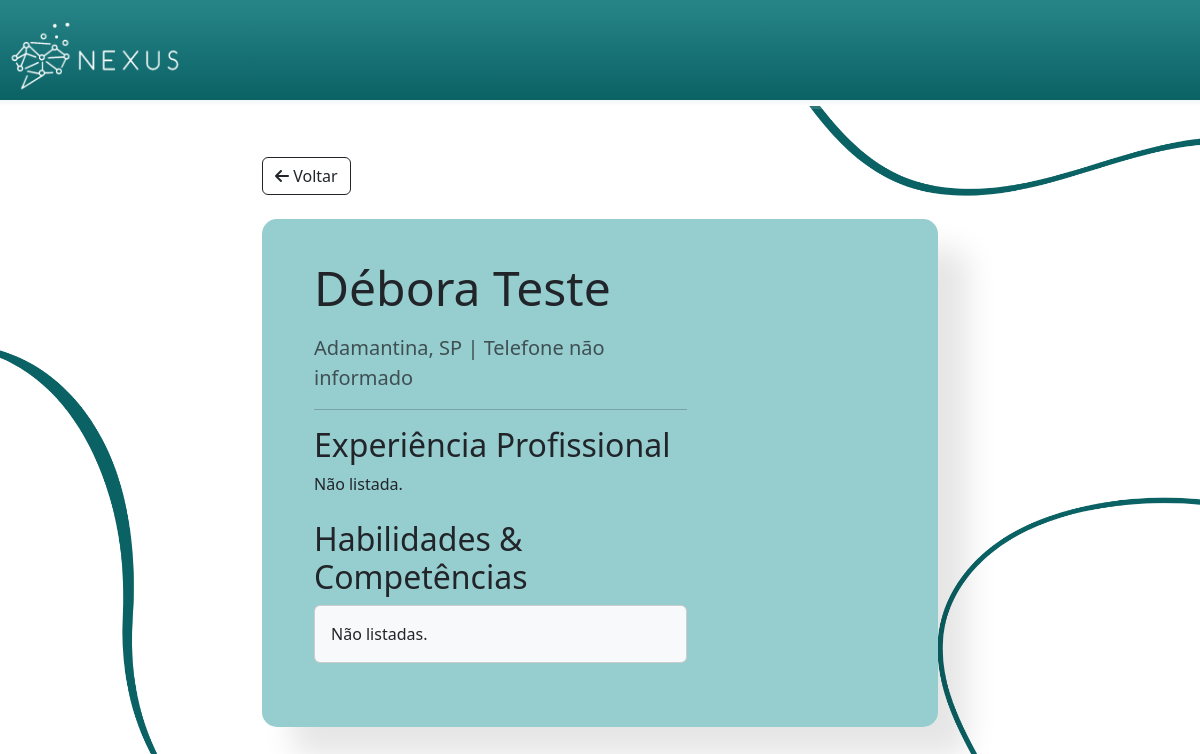
Page /detalhe/profissional/2 (signed in) on the committed database.
### models.py (models this page shows)
class Profissional(db.Model):
    __tablename__ = 'profissionais'
    id = db.Column(db.Integer, primary_key=True)
    usuario_id = db.Column(db.Integer, db.ForeignKey('usuarios.id'), unique=True, nullable=False)
    nome_profissional = db.Column(db.String(150), nullable=False)
    endereco = db.Column(db.String(200))
    cidade = db.Column(db.String(100))
    estado = db.Column(db.String(100))
    cep = db.Column(db.String(15))
    telefone = db.Column(db.String(50))
    experiencia = db.Column(db.Text)
    habilidades = db.Column(db.Text)
    usuario = db.relationship('Usuario', backref=db.backref('profissional', uselist=False))

### app.py (the view, shortened to what this page needs)
@app.route('/detalhe/<string:tipo>/<int:id>')
def detalhe(tipo, id):
    if 'usuario_id' not in session:
        return redirect(url_for('mostrar_login'))
    item = None
    template_name = ''
    if tipo == 'vaga':
        item = Vaga.query.get_or_404(id)
        template_name = 'DetalheVaga.html'
    elif tipo == 'profissional':
        item = Profissional.query.get_or_404(id)
        template_name = 'DetalheProfissional.html'
    else:
        return redirect(url_for('index'))
    ja_candidatou = False
    sucesso = request.args.get('sucesso')
    erro = request.args.get('erro')
    return render_template(
        template_name,
        item=item,
        tipo_conta=session.get('tipo_conta'),
        ja_candidatou=ja_candidatou,
        sucesso=sucesso,
        erro=erro
    )

### app.py (called while the page is built)
@app.after_request
def add_security_headers(response):
    return response

### templates/DetalheProfissional.html (shortened to what this page needs)
<html>
<head>
    <link rel="stylesheet" href="https://cdnjs.cloudflare.com/ajax/libs/font-awesome/6.5.1/css/all.min.css"
 />
    <link href="{{ url_for('static', filename='Estilo.css') }}" rel="stylesheet">
    <link href="https://cdn.jsdelivr.net/npm/bootstrap@5.3.3/dist/css/bootstrap.min.css" rel="stylesheet">
</head>
<body id="corpoInicio2">
    <header id="cabecalhoIndex">
        <a href="{{ url_for('index') }}">
            <img id="logoheader" src="{{ url_for('static', filename='images/logo-branco.png') }}" alt="Logo Nexus">
        </a>
    </header>
    <div id="degradeCabecalhoIndex2"></div>
    <main class="container my-5"  style="max-width: 700px;">
        <a href="javascript:history.back()" class="btn btn-outline-dark mb-4">
            <i class="fa-solid fa-arrow-left"></i> Voltar
        </a>
        <div class="row"id="mainProfissional">
            <div class="col-lg-8" id="classItens">
                <h1 class="display-5 mb-3">{{ item.nome_profissional }}</h1>
                <p class="lead text-muted">{{ item.cidade }}, {{ item.estado }} | {{ item.telefone or 'Telefone não informado' }}</p>
                <hr>
                <h2>Experiência Profissional</h2>
                <p class="mb-4">{{ item.experiencia or 'Não listada.' }}</p>
                <h2>Habilidades & Competências</h2>
                <div class="card p-3 mb-4 bg-light">
                    <p class="mb-0">{{ item.habilidades or 'Não listadas.' }}</p>
                </div>
            </div>
        </div>
    </main>
</body>
</html>

### static/Estilo.css (style rules this page uses)
#corpoInicio2 { background-color: white; background-image: url(../static/images/ELEMENTO2.png); background-size: 100%; background-repeat: no-repeat; background-position: center; }
#logoheader { width: auto; height: auto; max-height: 100px; margin: 0; }
#cabecalhoIndex { background-color: #268a8d; color: white; font-family: Cambria, Cochin, Georgia, Times, 'Times New Roman', serif; width: 100%; border-bottom: 6px solid transparent; background-image: linear-gradient(#278588, #0B6265), linear-gradient(to bottom, #0B6265, #ffffff); background-origin: padding-box, border-box; background-clip: padding-box, border-box; }
#degradeCabecalhoIndex2 { background: linear-gradient(to right, transparent, rgba(255, 255, 255, 0.2)); height: 3px; }
#mainPRofissional { max-width: 700px; background-color: #96cdcf; border-radius: 15px; box-shadow: 30px 30px 30px rgba(0,0,0,0.1); padding: 40px; margin-left: auto; margin-right: auto; }
#classItens { margin-right: 50px; max-width: 600px; }
.lead { font-weight: 500; color: #19474bb7; }

### rows in the picture
Profissional: nome_profissional "Débora Teste", cidade "Adamantina", estado "SP", telefone "Telefone não informado", experiencia "Não listada.", habilidades "Não listadas."
